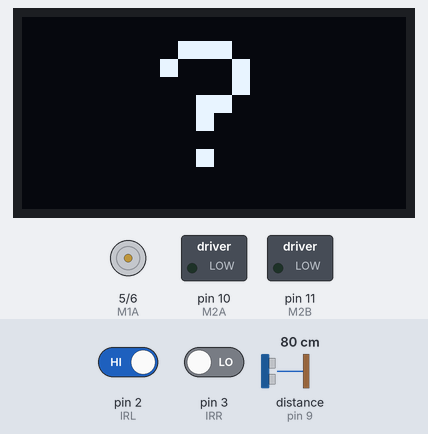
This sketch was run on a simulated Arduino Uno, built with avr-gcc and run on an emulated ATmega328P. Parts: 128×64 one-colour display, motor-driver pin pairs drawn as motors (green arrow = first pin HIGH = forward, orange = second pin HIGH = backward, longer = more drive), switched loads named in the sketch (green lamp = pin HIGH). Wiring (inferred from the names in the program): ultrasonic range finder: trigger pin 8; echo pin 9. The test bench sets the inputs (shaded band); at power-on: distance to the obstacle (sensor on pin 9) 80 cm, pin 2 (IRL) HIGH, pin 3 (IRR) LOW. The echo pulse lasts 58.3 µs per cm; pins used as bus, display or sensor lines are not drawn; what the sketch prints to the serial monitor is not drawn.

Above: at 1.2 s.
1.3 s: distance to the obstacle (sensor on pin 9) set to 24 cm
4.3 s: distance to the obstacle (sensor on pin 9) set to 19 cm
At 5.4 s:
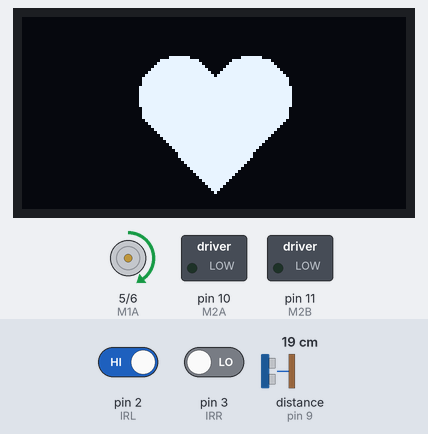
5.8 s: distance to the obstacle (sensor on pin 9) set to 10 cm
8.8 s: distance to the obstacle (sensor on pin 9) set to 7 cm
At 9.5 s:
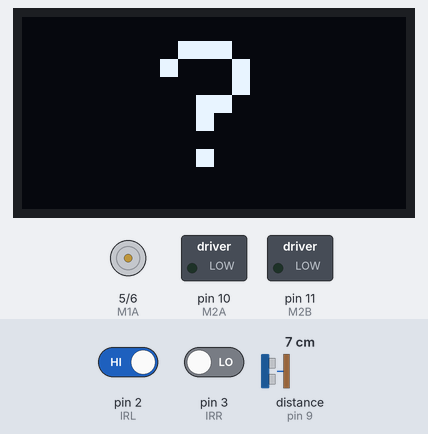
Timing chart, 0 to 11.3 s (numbered marks = the images above; inputs shaded):
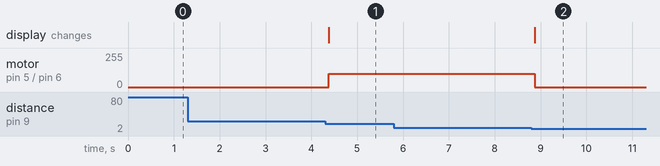

The sketch:

Human_following_robo1.ino
```cpp
// Human Following Robot - Arduino Uno
// Ultrasonic distance + two IR sensors for steering,
// SSD1306 OLED (I2C) shows a heart while following and a ? while searching.
//
// Behavior:
//   8-20 cm, left IR triggered only    -> turn left,  OLED heart
//   8-20 cm, right IR triggered only   -> turn right, OLED heart
//   8-20 cm, both or neither triggered -> forward,    OLED heart
//   under 8 cm, over 20 cm, or no echo -> stop,       OLED ?
// IR modules read LOW (0) when triggered.
//
// Libraries (Library Manager): Adafruit GFX Library, Adafruit SSD1306

#include <Wire.h>
#include <Adafruit_GFX.h>
#include <Adafruit_SSD1306.h>

#define TRIG 8
#define ECHO 9

#define IRL 2
#define IRR 3

#define M1A 5
#define M1B 6
#define M2A 10
#define M2B 11

#define SCREEN_WIDTH 128
#define SCREEN_HEIGHT 64
#define OLED_ADDR 0x3C          // change to 0x3D if your display does not light up

Adafruit_SSD1306 display(SCREEN_WIDTH, SCREEN_HEIGHT, &Wire, -1);

const int SPEED = 100;                          // PWM value, 0-255
const long MIN_DIST_CM = 8;
const long MAX_DIST_CM = 20;
const unsigned long ECHO_TIMEOUT_US = 30000UL;  // stops pulseIn from blocking for 1 s

bool oledOk = false;
int shownIcon = -1;             // -1 = nothing yet, 0 = question mark, 1 = heart

void showHeart() {
  if (!oledOk || shownIcon == 1) return;
  display.clearDisplay();
  display.fillCircle(52, 26, 13, SSD1306_WHITE);
  display.fillCircle(76, 26, 13, SSD1306_WHITE);
  display.fillTriangle(40, 32, 88, 32, 64, 58, SSD1306_WHITE);
  display.display();
  shownIcon = 1;
}

void showQuestion() {
  if (!oledOk || shownIcon == 0) return;
  display.clearDisplay();
  display.setTextSize(6);
  display.setTextColor(SSD1306_WHITE);
  display.setCursor(46, 8);
  display.print("?");
  display.display();
  shownIcon = 0;
}

void setup() {
  pinMode(TRIG, OUTPUT);
  pinMode(ECHO, INPUT);

  pinMode(IRL, INPUT);
  pinMode(IRR, INPUT);

  pinMode(M1A, OUTPUT);
  pinMode(M1B, OUTPUT);
  pinMode(M2A, OUTPUT);
  pinMode(M2B, OUTPUT);

  Serial.begin(9600);

  if (display.begin(SSD1306_SWITCHCAPVCC, OLED_ADDR)) {
    oledOk = true;
    showQuestion();
  } else {
    Serial.println("OLED not found - running without display");
  }
}

// Returns the distance in cm, or -1 if no echo came back in time.
long getDistance() {
  digitalWrite(TRIG, LOW);
  delayMicroseconds(2);

  digitalWrite(TRIG, HIGH);
  delayMicroseconds(10);
  digitalWrite(TRIG, LOW);

  long duration = pulseIn(ECHO, HIGH, ECHO_TIMEOUT_US);
  if (duration == 0) {
    return -1;
  }
  return duration * 0.034 / 2;
}

void moveForward() {
  analogWrite(M1A, SPEED);
  analogWrite(M1B, 0);
  analogWrite(M2A, SPEED);
  analogWrite(M2B, 0);
}

void turnLeft() {
  analogWrite(M1A, 0);       // left motor stopped
  analogWrite(M1B, 0);
  analogWrite(M2A, SPEED);   // right motor forward
  analogWrite(M2B, 0);
}

void turnRight() {
  analogWrite(M1A, SPEED);   // left motor forward
  analogWrite(M1B, 0);
  analogWrite(M2A, 0);       // right motor stopped
  analogWrite(M2B, 0);
}

void stopMotors() {
  analogWrite(M1A, 0);
  analogWrite(M1B, 0);
  analogWrite(M2A, 0);
  analogWrite(M2B, 0);
}

void loop() {
  long distance = getDistance();
  int leftIR = digitalRead(IRL);
  int rightIR = digitalRead(IRR);

  Serial.print("Distance: ");
  Serial.print(distance);
  Serial.print(" cm | IR Left: ");
  Serial.print(leftIR);
  Serial.print(" | IR Right: ");
  Serial.println(rightIR);

  if (distance >= MIN_DIST_CM && distance <= MAX_DIST_CM) {
    showHeart();
    if (leftIR == 0 && rightIR == 1) {
      turnLeft();
      Serial.println("Motors left");
    } else if (leftIR == 1 && rightIR == 0) {
      turnRight();
      Serial.println("Motors right");
    } else {
      moveForward();
      Serial.println("Motors forward");
    }
  } else {
    showQuestion();
    stopMotors();
    Serial.println("Motors stop - distance not in range");
  }

  delay(60);   // gives the ultrasonic echo time to die out between readings
}
```

Measured:
- the behaviour switches between 22 and 21 cm on distance to the obstacle (sensor on pin 9) (found by bisection; images 0 and 1)
- the behaviour switches between 9 and 8 cm on distance to the obstacle (sensor on pin 9) (found by bisection; images 1 and 2)
- after the input at 1.3 s, every drawn part: stays the same
- after the input at 4.3 s, motor on pin 5 (M1A) / pin 6 (M1B): stopped → forward 100/255 after 0.08 s; the display: changes after 0.08 s (image 1)
- after the input at 5.8 s, every drawn part: stays the same
- after the input at 8.8 s, motor on pin 5 (M1A) / pin 6 (M1B): forward 100/255 → stopped after 0.07 s; the display: changes after 0.07 s (image 2)
